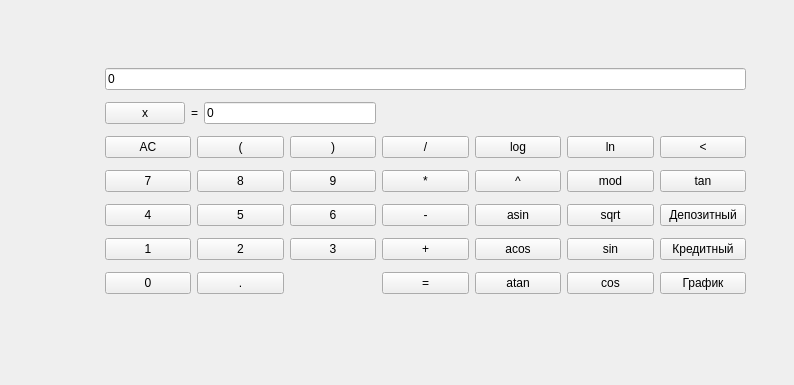
<?xml version="1.0" encoding="UTF-8"?>
<ui version="4.0">
 <class>MainWindow</class>
 <widget class="QMainWindow" name="MainWindow">
  <property name="geometry">
   <rect>
    <x>0</x>
    <y>0</y>
    <width>794</width>
    <height>385</height>
   </rect>
  </property>
  <property name="windowTitle">
   <string>Калькулятор</string>
  </property>
  <widget class="QWidget" name="centralwidget">
   <widget class="QWidget" name="layoutWidget">
    <property name="geometry">
     <rect>
      <x>105</x>
      <y>62</y>
      <width>641</width>
      <height>243</height>
     </rect>
    </property>
    <layout class="QGridLayout" name="gridLayout_2">
     <item row="1" column="0" colspan="3">
      <layout class="QGridLayout" name="gridLayout">
       <item row="0" column="0">
        <widget class="QPushButton" name="X_Btn">
         <property name="text">
          <string>x</string>
         </property>
        </widget>
       </item>
       <item row="0" column="1">
        <widget class="QLabel" name="label">
         <property name="text">
          <string>=</string>
         </property>
         <property name="alignment">
          <set>Qt::AlignCenter</set>
         </property>
        </widget>
       </item>
       <item row="0" column="2">
        <widget class="QLineEdit" name="editX">
         <property name="text">
          <string>0</string>
         </property>
         <property name="maxLength">
          <number>256</number>
         </property>
        </widget>
       </item>
      </layout>
     </item>
     <item row="2" column="0">
      <widget class="QPushButton" name="ac_Btn">
       <property name="text">
        <string>AC</string>
       </property>
      </widget>
     </item>
     <item row="2" column="1">
      <widget class="QPushButton" name="open_Bkt_Btn">
       <property name="text">
        <string>(</string>
       </property>
      </widget>
     </item>
     <item row="2" column="2">
      <widget class="QPushButton" name="close_Bkt_Btn">
       <property name="text">
        <string>)</string>
       </property>
      </widget>
     </item>
     <item row="2" column="3">
      <widget class="QPushButton" name="div_Btn">
       <property name="text">
        <string>/</string>
       </property>
      </widget>
     </item>
     <item row="2" column="4">
      <widget class="QPushButton" name="log_Btn">
       <property name="text">
        <string>log</string>
       </property>
      </widget>
     </item>
     <item row="2" column="5">
      <widget class="QPushButton" name="ln_Btn">
       <property name="text">
        <string>ln</string>
       </property>
      </widget>
     </item>
     <item row="2" column="6">
      <widget class="QPushButton" name="pushButton_delete">
       <property name="text">
        <string>&lt;</string>
       </property>
      </widget>
     </item>
     <item row="3" column="0">
      <widget class="QPushButton" name="n7_Btn">
       <property name="text">
        <string>7</string>
       </property>
      </widget>
     </item>
     <item row="3" column="1">
      <widget class="QPushButton" name="n8_Btn">
       <property name="text">
        <string>8</string>
       </property>
      </widget>
     </item>
     <item row="3" column="2">
      <widget class="QPushButton" name="n9_Btn">
       <property name="text">
        <string>9</string>
       </property>
      </widget>
     </item>
     <item row="3" column="3">
      <widget class="QPushButton" name="mul_Btn">
       <property name="text">
        <string>*</string>
       </property>
      </widget>
     </item>
     <item row="3" column="4">
      <widget class="QPushButton" name="pow_Btn">
       <property name="text">
        <string>^</string>
       </property>
      </widget>
     </item>
     <item row="3" column="5">
      <widget class="QPushButton" name="mod_Btn">
       <property name="text">
        <string>mod</string>
       </property>
      </widget>
     </item>
     <item row="3" column="6">
      <widget class="QPushButton" name="tan_Btn">
       <property name="text">
        <string>tan</string>
       </property>
      </widget>
     </item>
     <item row="4" column="0">
      <widget class="QPushButton" name="n4_Btn">
       <property name="text">
        <string>4</string>
       </property>
      </widget>
     </item>
     <item row="4" column="1">
      <widget class="QPushButton" name="n5_Btn">
       <property name="text">
        <string>5</string>
       </property>
      </widget>
     </item>
     <item row="4" column="2">
      <widget class="QPushButton" name="n6_Btn">
       <property name="text">
        <string>6</string>
       </property>
      </widget>
     </item>
     <item row="4" column="3">
      <widget class="QPushButton" name="minus_Btn">
       <property name="text">
        <string>-</string>
       </property>
      </widget>
     </item>
     <item row="4" column="4">
      <widget class="QPushButton" name="asin_Btn">
       <property name="text">
        <string>asin</string>
       </property>
      </widget>
     </item>
     <item row="4" column="5">
      <widget class="QPushButton" name="sqrt_Btn">
       <property name="text">
        <string>sqrt</string>
       </property>
      </widget>
     </item>
     <item row="4" column="6">
      <widget class="QPushButton" name="pushButton_DEPOSIT">
       <property name="text">
        <string>Депозитный</string>
       </property>
      </widget>
     </item>
     <item row="5" column="0">
      <widget class="QPushButton" name="n1_Btn">
       <property name="text">
        <string>1</string>
       </property>
      </widget>
     </item>
     <item row="5" column="1">
      <widget class="QPushButton" name="n2_Btn">
       <property name="text">
        <string>2</string>
       </property>
      </widget>
     </item>
     <item row="5" column="2">
      <widget class="QPushButton" name="n3_Btn">
       <property name="text">
        <string>3</string>
       </property>
      </widget>
     </item>
     <item row="5" column="3">
      <widget class="QPushButton" name="plus_Btn">
       <property name="text">
        <string>+</string>
       </property>
      </widget>
     </item>
     <item row="5" column="4">
      <widget class="QPushButton" name="acos_Btn">
       <property name="text">
        <string>acos</string>
       </property>
      </widget>
     </item>
     <item row="5" column="5">
      <widget class="QPushButton" name="sin_Btn">
       <property name="text">
        <string>sin</string>
       </property>
      </widget>
     </item>
     <item row="5" column="6">
      <widget class="QPushButton" name="pushButton_CREDIT">
       <property name="text">
        <string>Кредитный</string>
       </property>
      </widget>
     </item>
     <item row="6" column="0">
      <widget class="QPushButton" name="n0_Btn">
       <property name="text">
        <string>0</string>
       </property>
      </widget>
     </item>
     <item row="6" column="1">
      <widget class="QPushButton" name="dot_Btn">
       <property name="text">
        <string>.</string>
       </property>
      </widget>
     </item>
     <item row="6" column="3">
      <widget class="QPushButton" name="compute_Btn">
       <property name="text">
        <string>=</string>
       </property>
      </widget>
     </item>
     <item row="6" column="4">
      <widget class="QPushButton" name="atan_Btn">
       <property name="text">
        <string>atan</string>
       </property>
      </widget>
     </item>
     <item row="6" column="5">
      <widget class="QPushButton" name="cos_Btn">
       <property name="text">
        <string>cos</string>
       </property>
      </widget>
     </item>
     <item row="6" column="6">
      <widget class="QPushButton" name="draw_Btn">
       <property name="autoFillBackground">
        <bool>false</bool>
       </property>
       <property name="styleSheet">
        <string notr="true"/>
       </property>
       <property name="text">
        <string>График</string>
       </property>
      </widget>
     </item>
     <item row="0" column="0" colspan="7">
      <widget class="QLineEdit" name="editCalc">
       <property name="text">
        <string>0</string>
       </property>
       <property name="maxLength">
        <number>256</number>
       </property>
      </widget>
     </item>
    </layout>
   </widget>
  </widget>
 </widget>
 <resources/>
 <connections/>
</ui>
